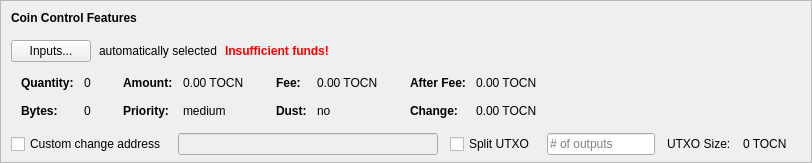
    <widget class="QFrame" name="frameCoinControl">
     <property name="sizePolicy">
      <sizepolicy hsizetype="Expanding" vsizetype="Expanding">
       <horstretch>0</horstretch>
       <verstretch>0</verstretch>
      </sizepolicy>
     </property>
     <property name="maximumSize">
      <size>
       <width>16777215</width>
       <height>16777215</height>
      </size>
     </property>
     <property name="frameShape">
      <enum>QFrame::StyledPanel</enum>
     </property>
     <property name="frameShadow">
      <enum>QFrame::Sunken</enum>
     </property>
     <layout class="QVBoxLayout" name="verticalLayoutCoinControl2">
      <property name="spacing">
       <number>0</number>
      </property>
      <property name="leftMargin">
       <number>0</number>
      </property>
      <property name="topMargin">
       <number>0</number>
      </property>
      <property name="rightMargin">
       <number>0</number>
      </property>
      <property name="bottomMargin">
       <number>6</number>
      </property>
      <item>
       <layout class="QVBoxLayout" name="verticalLayoutCoinControl" stretch="0,0,0,0,1">
        <property name="spacing">
         <number>0</number>
        </property>
        <property name="leftMargin">
         <number>10</number>
        </property>
        <property name="topMargin">
         <number>10</number>
        </property>
        <item>
         <layout class="QHBoxLayout" name="horizontalLayoutCoinControl1">
          <property name="bottomMargin">
           <number>15</number>
          </property>
          <item>
           <widget class="QLabel" name="labelCoinControlFeatures">
            <property name="sizePolicy">
             <sizepolicy hsizetype="Preferred" vsizetype="Maximum">
              <horstretch>0</horstretch>
              <verstretch>0</verstretch>
             </sizepolicy>
            </property>
            <property name="font">
             <font>
              <weight>75</weight>
              <bold>true</bold>
             </font>
            </property>
            <property name="styleSheet">
             <string notr="true">font-weight:bold;</string>
            </property>
            <property name="text">
             <string>Coin Control Features</string>
            </property>
           </widget>
          </item>
         </layout>
        </item>
        <item>
         <layout class="QHBoxLayout" name="horizontalLayoutCoinControl2" stretch="0,0,0,0">
          <property name="spacing">
           <number>8</number>
          </property>
          <property name="bottomMargin">
           <number>10</number>
          </property>
          <item>
           <widget class="QPushButton" name="pushButtonCoinControl">
            <property name="styleSheet">
             <string notr="true"/>
            </property>
            <property name="text">
             <string>Inputs...</string>
            </property>
            <property name="autoDefault">
             <bool>false</bool>
            </property>
           </widget>
          </item>
          <item>
           <widget class="QLabel" name="labelCoinControlAutomaticallySelected">
            <property name="text">
             <string>automatically selected</string>
            </property>
            <property name="margin">
             <number>5</number>
            </property>
           </widget>
          </item>
          <item>
           <widget class="QLabel" name="labelCoinControlInsuffFunds">
            <property name="font">
             <font>
              <weight>75</weight>
              <bold>true</bold>
             </font>
            </property>
            <property name="styleSheet">
             <string notr="true">color:red;font-weight:bold;</string>
            </property>
            <property name="text">
             <string>Insufficient funds!</string>
            </property>
            <property name="margin">
             <number>5</number>
            </property>
           </widget>
          </item>
          <item>
           <spacer name="horizontalSpacerCoinControl">
            <property name="orientation">
             <enum>Qt::Horizontal</enum>
            </property>
            <property name="sizeHint" stdset="0">
             <size>
              <width>40</width>
              <height>1</height>
             </size>
            </property>
           </spacer>
          </item>
         </layout>
        </item>
        <item>
         <widget class="QWidget" name="widgetCoinControl" native="true">
          <property name="sizePolicy">
           <sizepolicy hsizetype="Preferred" vsizetype="Preferred">
            <horstretch>0</horstretch>
            <verstretch>0</verstretch>
           </sizepolicy>
          </property>
          <property name="minimumSize">
           <size>
            <width>0</width>
            <height>0</height>
           </size>
          </property>
          <property name="styleSheet">
           <string notr="true"/>
          </property>
          <layout class="QHBoxLayout" name="horizontalLayoutCoinControl5">
           <property name="leftMargin">
            <number>0</number>
           </property>
           <property name="topMargin">
            <number>0</number>
           </property>
           <property name="rightMargin">
            <number>0</number>
           </property>
           <property name="bottomMargin">
            <number>0</number>
           </property>
           <item>
            <layout class="QHBoxLayout" name="horizontalLayoutCoinControl3" stretch="0,0,0,1">
             <property name="spacing">
              <number>20</number>
             </property>
             <property name="topMargin">
              <number>0</number>
             </property>
             <property name="bottomMargin">
              <number>10</number>
             </property>
             <item>
              <layout class="QFormLayout" name="formLayoutCoinControl1">
               <property name="horizontalSpacing">
                <number>10</number>
               </property>
               <property name="verticalSpacing">
                <number>14</number>
               </property>
               <property name="leftMargin">
                <number>10</number>
               </property>
               <property name="topMargin">
                <number>4</number>
               </property>
               <property name="rightMargin">
                <number>6</number>
               </property>
               <item row="0" column="0">
                <widget class="QLabel" name="labelCoinControlQuantityText">
                 <property name="font">
                  <font>
                   <weight>75</weight>
                   <bold>true</bold>
                  </font>
                 </property>
                 <property name="text">
                  <string>Quantity:</string>
                 </property>
                 <property name="margin">
                  <number>0</number>
                 </property>
                </widget>
               </item>
               <item row="0" column="1">
                <widget class="QLabel" name="labelCoinControlQuantity">
                 <property name="cursor">
                  <cursorShape>IBeamCursor</cursorShape>
                 </property>
                 <property name="contextMenuPolicy">
                  <enum>Qt::ActionsContextMenu</enum>
                 </property>
                 <property name="text">
                  <string notr="true">0</string>
                 </property>
                 <property name="margin">
                  <number>0</number>
                 </property>
                 <property name="textInteractionFlags">
                  <set>Qt::LinksAccessibleByMouse|Qt::TextSelectableByKeyboard|Qt::TextSelectableByMouse</set>
                 </property>
                </widget>
               </item>
               <item row="1" column="0">
                <widget class="QLabel" name="labelCoinControlBytesText">
                 <property name="font">
                  <font>
                   <weight>75</weight>
                   <bold>true</bold>
                  </font>
                 </property>
                 <property name="text">
                  <string>Bytes:</string>
                 </property>
                </widget>
               </item>
               <item row="1" column="1">
                <widget class="QLabel" name="labelCoinControlBytes">
                 <property name="cursor">
                  <cursorShape>IBeamCursor</cursorShape>
                 </property>
                 <property name="contextMenuPolicy">
                  <enum>Qt::ActionsContextMenu</enum>
                 </property>
                 <property name="text">
                  <string notr="true">0</string>
                 </property>
                 <property name="textInteractionFlags">
                  <set>Qt::LinksAccessibleByMouse|Qt::TextSelectableByKeyboard|Qt::TextSelectableByMouse</set>
                 </property>
                </widget>
               </item>
              </layout>
             </item>
             <item>
              <layout class="QFormLayout" name="formLayoutCoinControl2">
               <property name="horizontalSpacing">
                <number>10</number>
               </property>
               <property name="verticalSpacing">
                <number>14</number>
               </property>
               <property name="leftMargin">
                <number>6</number>
               </property>
               <property name="topMargin">
                <number>4</number>
               </property>
               <property name="rightMargin">
                <number>6</number>
               </property>
               <item row="0" column="0">
                <widget class="QLabel" name="labelCoinControlAmountText">
                 <property name="font">
                  <font>
                   <weight>75</weight>
                   <bold>true</bold>
                  </font>
                 </property>
                 <property name="text">
                  <string>Amount:</string>
                 </property>
                 <property name="margin">
                  <number>0</number>
                 </property>
                </widget>
               </item>
               <item row="0" column="1">
                <widget class="QLabel" name="labelCoinControlAmount">
                 <property name="cursor">
                  <cursorShape>IBeamCursor</cursorShape>
                 </property>
                 <property name="contextMenuPolicy">
                  <enum>Qt::ActionsContextMenu</enum>
                 </property>
                 <property name="text">
                  <string notr="true">0.00 TOCN</string>
                 </property>
                 <property name="textInteractionFlags">
                  <set>Qt::LinksAccessibleByMouse|Qt::TextSelectableByKeyboard|Qt::TextSelectableByMouse</set>
                 </property>
                </widget>
               </item>
               <item row="1" column="0">
                <widget class="QLabel" name="labelCoinControlPriorityText">
                 <property name="font">
                  <font>
                   <weight>75</weight>
                   <bold>true</bold>
                  </font>
                 </property>
                 <property name="text">
                  <string>Priority:</string>
                 </property>
                </widget>
               </item>
               <item row="1" column="1">
                <widget class="QLabel" name="labelCoinControlPriority">
                 <property name="cursor">
                  <cursorShape>IBeamCursor</cursorShape>
                 </property>
                 <property name="contextMenuPolicy">
                  <enum>Qt::ActionsContextMenu</enum>
                 </property>
                 <property name="text">
                  <string>medium</string>
                 </property>
                 <property name="textInteractionFlags">
                  <set>Qt::LinksAccessibleByMouse|Qt::TextSelectableByKeyboard|Qt::TextSelectableByMouse</set>
                 </property>
                </widget>
               </item>
              </layout>
             </item>
             <item>
              <layout class="QFormLayout" name="formLayoutCoinControl3">
               <property name="horizontalSpacing">
                <number>10</number>
               </property>
               <property name="verticalSpacing">
                <number>14</number>
               </property>
               <property name="leftMargin">
                <number>6</number>
               </property>
               <property name="topMargin">
                <number>4</number>
               </property>
               <property name="rightMargin">
                <number>6</number>
               </property>
               <item row="0" column="0">
                <widget class="QLabel" name="labelCoinControlFeeText">
                 <property name="font">
                  <font>
                   <weight>75</weight>
                   <bold>true</bold>
                  </font>
                 </property>
                 <property name="text">
                  <string>Fee:</string>
                 </property>
                 <property name="margin">
                  <number>0</number>
                 </property>
                </widget>
               </item>
               <item row="0" column="1">
                <widget class="QLabel" name="labelCoinControlFee">
                 <property name="cursor">
                  <cursorShape>IBeamCursor</cursorShape>
                 </property>
                 <property name="contextMenuPolicy">
                  <enum>Qt::ActionsContextMenu</enum>
                 </property>
                 <property name="text">
                  <string notr="true">0.00 TOCN</string>
                 </property>
                 <property name="textInteractionFlags">
                  <set>Qt::LinksAccessibleByMouse|Qt::TextSelectableByKeyboard|Qt::TextSelectableByMouse</set>
                 </property>
                </widget>
               </item>
               <item row="1" column="0">
                <widget class="QLabel" name="labelCoinControlLowOutputText">
                 <property name="font">
                  <font>
                   <weight>75</weight>
                   <bold>true</bold>
                  </font>
                 </property>
                 <property name="text">
                  <string>Dust:</string>
                 </property>
                </widget>
               </item>
               <item row="1" column="1">
                <widget class="QLabel" name="labelCoinControlLowOutput">
                 <property name="cursor">
                  <cursorShape>IBeamCursor</cursorShape>
                 </property>
                 <property name="contextMenuPolicy">
                  <enum>Qt::ActionsContextMenu</enum>
                 </property>
                 <property name="text">
                  <string>no</string>
                 </property>
                 <property name="textInteractionFlags">
                  <set>Qt::LinksAccessibleByMouse|Qt::TextSelectableByKeyboard|Qt::TextSelectableByMouse</set>
                 </property>
                </widget>
               </item>
              </layout>
             </item>
             <item>
              <layout class="QFormLayout" name="formLayoutCoinControl4">
               <property name="horizontalSpacing">
                <number>10</number>
               </property>
               <property name="verticalSpacing">
                <number>14</number>
               </property>
               <property name="leftMargin">
                <number>6</number>
               </property>
               <property name="topMargin">
                <number>4</number>
               </property>
               <property name="rightMargin">
                <number>6</number>
               </property>
               <item row="0" column="0">
                <widget class="QLabel" name="labelCoinControlAfterFeeText">
                 <property name="font">
                  <font>
                   <weight>75</weight>
                   <bold>true</bold>
                  </font>
                 </property>
                 <property name="text">
                  <string>After Fee:</string>
                 </property>
                 <property name="margin">
                  <number>0</number>
                 </property>
                </widget>
               </item>
               <item row="0" column="1">
                <widget class="QLabel" name="labelCoinControlAfterFee">
                 <property name="cursor">
                  <cursorShape>IBeamCursor</cursorShape>
                 </property>
                 <property name="contextMenuPolicy">
                  <enum>Qt::ActionsContextMenu</enum>
                 </property>
                 <property name="text">
                  <string notr="true">0.00 TOCN</string>
                 </property>
                 <property name="textInteractionFlags">
                  <set>Qt::LinksAccessibleByMouse|Qt::TextSelectableByKeyboard|Qt::TextSelectableByMouse</set>
                 </property>
                </widget>
               </item>
               <item row="1" column="0">
                <widget class="QLabel" name="labelCoinControlChangeText">
                 <property name="font">
                  <font>
                   <weight>75</weight>
                   <bold>true</bold>
                  </font>
                 </property>
                 <property name="text">
                  <string>Change:</string>
                 </property>
                </widget>
               </item>
               <item row="1" column="1">
                <widget class="QLabel" name="labelCoinControlChange">
                 <property name="cursor">
                  <cursorShape>IBeamCursor</cursorShape>
                 </property>
                 <property name="contextMenuPolicy">
                  <enum>Qt::ActionsContextMenu</enum>
                 </property>
                 <property name="text">
                  <string notr="true">0.00 TOCN</string>
                 </property>
                 <property name="textInteractionFlags">
                  <set>Qt::LinksAccessibleByMouse|Qt::TextSelectableByKeyboard|Qt::TextSelectableByMouse</set>
                 </property>
                </widget>
               </item>
              </layout>
             </item>
            </layout>
           </item>
          </layout>
         </widget>
        </item>
        <item>
         <layout class="QHBoxLayout" name="horizontalLayoutCoinControl4" stretch="0,0,0,0,0,0,0">
          <property name="spacing">
           <number>12</number>
          </property>
          <property name="sizeConstraint">
           <enum>QLayout::SetDefaultConstraint</enum>
          </property>
          <property name="topMargin">
           <number>5</number>
          </property>
          <property name="rightMargin">
           <number>5</number>
          </property>
          <item>
           <widget class="QCheckBox" name="checkBoxCoinControlChange">
            <property name="toolTip">
             <string>If this is activated, but the change address is empty or invalid, change will be sent to a newly generated address.</string>
            </property>
            <property name="text">
             <string>Custom change address</string>
            </property>
           </widget>
          </item>
          <item>
           <widget class="QValidatedLineEdit" name="lineEditCoinControlChange">
            <property name="enabled">
             <bool>false</bool>
            </property>
            <property name="sizePolicy">
             <sizepolicy hsizetype="Expanding" vsizetype="Fixed">
              <horstretch>0</horstretch>
              <verstretch>0</verstretch>
             </sizepolicy>
            </property>
           </widget>
          </item>
          <item>
           <widget class="QCheckBox" name="splitBlockCheckBox">
            <property name="text">
             <string>Split UTXO</string>
            </property>
           </widget>
          </item>
          <item>
           <widget class="QLineEdit" name="splitBlockLineEdit">
            <property name="sizePolicy">
             <sizepolicy hsizetype="Fixed" vsizetype="Fixed">
              <horstretch>50</horstretch>
              <verstretch>0</verstretch>
             </sizepolicy>
            </property>
            <property name="placeholderText">
             <string># of outputs</string>
            </property>
           </widget>
          </item>
          <item>
           <widget class="QLabel" name="labelBlockSizeText">
            <property name="text">
             <string>UTXO Size:</string>
            </property>
           </widget>
          </item>
          <item>
           <widget class="QLabel" name="labelBlockSize">
            <property name="text">
             <string>0 TOCN</string>
            </property>
           </widget>
          </item>
          <item>
           <widget class="QLabel" name="labelCoinControlChangeLabel">
            <property name="sizePolicy">
             <sizepolicy hsizetype="Preferred" vsizetype="Expanding">
              <horstretch>0</horstretch>
              <verstretch>0</verstretch>
             </sizepolicy>
            </property>
            <property name="minimumSize">
             <size>
              <width>0</width>
              <height>0</height>
             </size>
            </property>
            <property name="text">
             <string/>
            </property>
            <property name="margin">
             <number>3</number>
            </property>
           </widget>
          </item>
         </layout>
        </item>
        <item>
         <spacer name="verticalSpacerCoinControl">
          <property name="orientation">
           <enum>Qt::Vertical</enum>
          </property>
          <property name="sizeHint" stdset="0">
           <size>
            <width>800</width>
            <height>1</height>
           </size>
          </property>
         </spacer>
        </item>
       </layout>
      </item>
     </layout>
    </widget>
